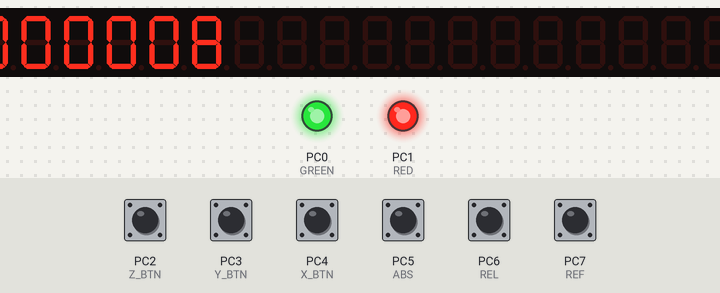
Bench run of a program on a simulated ATmega644, built with avr-gcc and emulated at 20 MHz. On the bench: 18-digit seven-segment display, output pins drawn as LEDs (lit = HIGH). Wiring (inferred from the names in the program): 3 × MAX7219 LED driver: CS PB4. The inputs (shaded band) are chosen by the test bench; at power-on: PC2 (Z_BTN), PC3 (Y_BTN), PC4 (X_BTN), PC5 (ABS), PC6 (REL), PC7 (REF) HIGH. Pins used as bus, display or sensor lines are not drawn.

Above: at 1.26 s.
1.3 s: PC2 (Z_BTN) pulled LOW for 0.15 s
2.0 s: PC3 (Y_BTN) pulled LOW for 0.15 s
At 2.4 s:
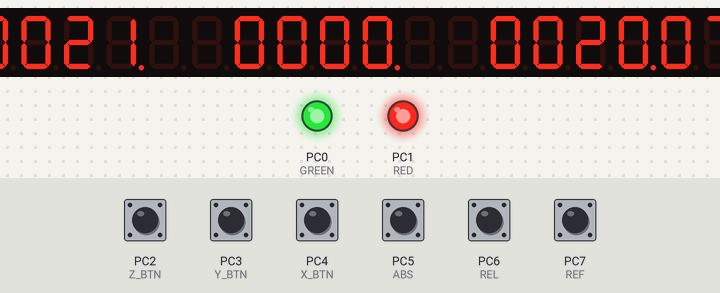
3.6 s: PC4 (X_BTN) pulled LOW for 0.15 s
At 4.3 s:
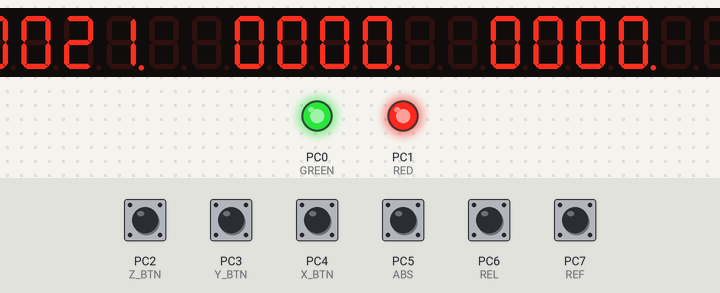
5.2 s: PC2 (Z_BTN) pulled LOW for 1 s
At 6.2 s:
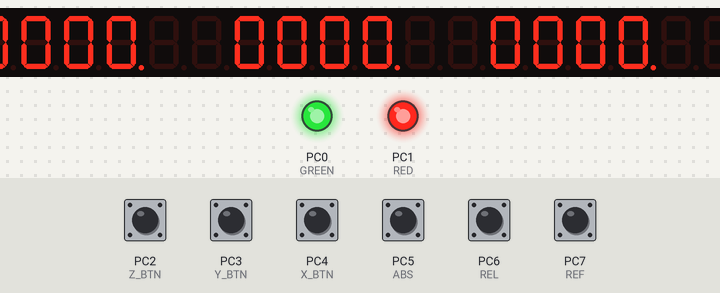
Timing chart, 0 to 8.2 s (numbered marks = the images above; inputs shaded):
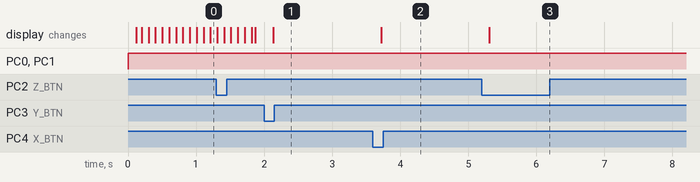

The program:

main.c
```c
/*
 * PositioningSystemDriver.c
 *
 * Created: 30.05.2017 21:13:52
 * Author : Robert Kujawski
 *
 * Pin configuration ATMEGA 644
 *  ____________________________________________________________________________________
 * |PD2 - Encoder 1. interruption | PD4 - End-switch X	| PA0 - Encoder 1. signal A		|
 * |PD3 - Encoder 2. interruption | PD5 - End-switch Y	| PA1 - Encoder 1. signal B		|
 * |PB2 - Encoder 3. interruption | PD6 - End-switch Z	| PA2 - Encoder 2. signal A		|
 * |	   						  |						| PA3 - Encoder 2. signal B		|
 * |							  |						| PA4 - Encoder 3. signal A		|
 * |							  |						| PA5 - Encoder 3. signal B		|
 * |______________________________|_____________________|_______________________________|
 * |PC7 - REFERENCE switch		  | PC2 - Z0. button	| PD0 - RS232 RxD0				|
 * |PC6 - RELATIVE button		  | PC1 - RED LED		| PD1 - RS232 TxD0				|
 * |PC5 - ABSOLUTE button		  | PC0 - GREEN LED		| PB5 -	SPI [MOSI]				|
 * |PC4 - X0. button			  | PD7 - N.C.			| PB7 - SPI [CLK]				|
 * |PC3 - Y0. button			  |	PB3 - BUZZER		| PB4 - SPI [CS]				|
 * |______________________________|_____________________|_______________________________|
 *
 *  RS232	- Main logic connection
 *  SPI		- 3x Max7219CNG 7-segment display driver (serialized x3)
 *
 *
 *                           .-----------------TTTT_-----______
 *                        /''''''''''(______O] ----------____  \______/]_
 *     __...---'"""\_ --''   Q                               ___________@    ASM>>		 ASM>>			ASM>>		ASM>>>
 * |'''                   ._   _______________=---------"""""""
 * |                ..--''|   l L |_l   |
 * |          ..--''      .  /-___j '   '
 * |    ..--''           /  ,       '   '
 * |--''                /           `    \
 *                      L__'         \    -
 *                                    -    '-.
 *                                     '.    /
 *                                       '-./
 * AK74 Code Development Techniques
 * RTFK @2017
 */
#define  F_CPU 20000000UL
#include <avr/io.h>
#include <util/delay.h>
#include <avr/interrupt.h>
#include "DisplayModule.h"

//***************************************
//*     ASM PORT OPRATIONS MACROS       *
//***************************************
	#define SBI(port,bit) 	asm("sbi %0, %1" : : "I" (_SFR_IO_ADDR(port)), "I" (bit))
	#define CBI(port,bit) 	asm("cbi %0, %1" : : "I" (_SFR_IO_ADDR(port)), "I" (bit))

	#define Sp(wrd,bit) 	CBI(wrd,bit)	//set bit in port
	#define Rp(wrd,bit) 	SBI(wrd,bit)	// reset bit in port
	#define Tp(wrd,bit) 	wrd ^= (1<<bit) //toogle  bit in port

#define REF		PC7
#define INT_REF PCINT23
#define REL		PC6
#define INT_REL PCINT22
#define ABS		PC5
#define INT_ABS PCINT21
#define X_BTN	PC4
#define INT_X	PCINT20
#define Y_BTN	PC3
#define INT_Y	PCINT19
#define Z_BTN	PC2
#define INT_Z	PCINT18
#define GREEN	PC0
#define RED		PC1
#define axis_X 0
#define axis_Y 1
#define axis_Z 2

#define RELATIVE 1
#define ABSOLUTE 0

/* ABSOLUTE COORDINATES */
uint32_t ABS_X = 700200;
uint32_t ABS_Y = 500000;
uint32_t ABS_Z = 1200;
/* RELATIVE COORDINATES */
uint32_t ZERO_X = 0;
uint32_t ZERO_Y = 0;
uint32_t ZERO_Z = 0;
int32_t  REL_X = 0;
int32_t	 REL_Y = 0;
int32_t  REL_Z = 0;
/*--------------------- */
uint8_t POS_MODE = 0; // 0 - ABS, 1 - REL

void init_Interrupts(void);
void update_Display(uint8_t mode);
void update_Relative(void);

int main(void)
{


	DDRC |= (1 << GREEN) | (1 << RED) ;   //PC7-PC2 as inputs, PC1-PC0 as output
	PORTC = 0xFF;  //PC7-PC2 pull-up active, LEDs ON

	init_SPI();
	init_Interrupts();
	init_Display_X();
	init_Display_Y();
	init_Display_Z();


	sei();
	while(1)
	{

		update_Display(POS_MODE);
		_delay_ms(100);
	}


}
void init_Interrupts(void)
{
	PCMSK2 |= (1 << INT_REF) | (1 << INT_REL) | (1 << INT_ABS) | (1 << INT_X) | (1 << INT_Y) | (1 << INT_Z);
	PCICR  |= (1 << PCIE2);
	PCIFR  |= (1 << PCIE2);
}

ISR(PCINT2_vect)
{

		/* There was a fucking problem with that, because of fucking JTAG 4 fucking PINS are in domain Out Of Service! */
		if (!(PINC & (1 << ABS))) POS_MODE = 0;

		if (!(PINC & (1 << REL)))
		{
			POS_MODE = 1;
			REL_X = ABS_X;
			REL_Y = ABS_Y;
			REL_Z = ABS_Z;
		}

		if (!(PINC & (1 << X_BTN)))
		{
			ZERO_X = ABS_X;
			POS_MODE = 1;
		}

		if (!(PINC & (1 << Y_BTN)))
		{
			ZERO_Y = ABS_Y;
			POS_MODE = 1;
		}

		if (!(PINC & (1 << Z_BTN)))
		{
			ZERO_Z = ABS_Z;
			POS_MODE = 1;
		}
		_delay_ms(50);


}

void update_Display(uint8_t mode)
{
	switch(mode)
	{
		case 0:

		display_Number(axis_X, ABS_X);
		display_Number(axis_Y, ABS_Y);
		display_Number(axis_Z, ABS_Z);
		break;

		case 1:
		update_Relative();
		display_Number(axis_X, REL_X);
		display_Number(axis_Y, REL_Y);
		display_Number(axis_Z, REL_Z);
		break;
	}


}

void update_Relative(void)
{
	REL_X = ABS_X - ZERO_X;
	REL_Y = ABS_Y - ZERO_Y;
	REL_Z = ABS_Z - ZERO_Z;
}
```

DisplayModule.h
```c
/*
 * DisplayModule.h
 *
 * Created: 01.06.2017 20:58:52
 * Author : Robert Kujawski
 *
 * Pin configuration ATMEGA 644
 *  ____________________________________________________________________________________
 * |PD2 - Encoder 1. interruption | PD4 - End-switch X	| PA0 - Encoder 1. signal A		|
 * |PD3 - Encoder 2. interruption | PD5 - End-switch Y	| PA1 - Encoder 1. signal B		|
 * |PB2 - Encoder 3. interruption | PD6 - End-switch Z	| PA2 - Encoder 2. signal A		|
 * |	   						  |						| PA3 - Encoder 2. signal B		|
 * |							  |						| PA4 - Encoder 3. signal A		|
 * |							  |						| PA5 - Encoder 3. signal B		|
 * |______________________________|_____________________|_______________________________|
 * |PC7 -						  | PC2 -				| PD0 - RS232 RxD0				|
 * |PC6 -						  | PC1 -				| PD1 - RS232 TxD0				|
 * |PC5 -						  | PC0 -				| PB5 -	SPI [MOSI]				|
 * |PC4 -						  | PD7 -				| PB7 - SPI [CLK]				|
 * |PC3 -						  |	PB3 - BUZZER		| PB4 - SPI [CS]				|
 * |______________________________|_____________________|_______________________________|
 *
 *  RS232	- Main logic connection
 *  SPI		- 3x Max7219CNG 7-segment display driver (serialized x3)
 *
 *	DisplayModule library.
 *
 * RTFK @2017
 */

 #ifndef DISPPLAYMODULE_H
 #define DISPLAYMODULE_H


 //------MAX7219 REGISTERS---------------------------------
 #define MAX7219_NOOP		0x00
 #define MAX7219_DIG0		0x01
 #define MAX7219_DIG1		0x02
 #define MAX7219_DIG2		0x03
 #define MAX7219_DIG3		0x04
 #define MAX7219_DIG4		0x05
 #define MAX7219_DIG5		0x06
 #define MAX7219_DIG6		0x07
 #define MAX7219_DIG7		0x08
 #define MAX7219_DECODE		0x09
 #define MAX7219_INTENSITY	0x0A
 #define MAX7219_SCANLIMIT  0x0B
 #define MAX7219_SHUTDOWN	0x0C
 #define MAX7219_TEST		0x0F
 //-----MAX7219 SETTINGS----------------------------------
 #define SHUTDOWN					0x00
 #define NORMAL_OP					0x01
 #define TEST_ON					0x01
 #define TEST_OFF					0x00
 #define NO_DECODE_7_0				0x00
 #define NO_DECODE_0_DECODE_7_1		0x01
 #define NO_DECODE_7_4_DECODE_3_0	0x0F
 #define DECODE_7_0					0xFF
 #define DIGIT_TEST_TIME			100
 /*-----MAX7219 OTHER VALUES------------------------------
 #intensity register 0x00 - 0x0F
	0x00 is 1/32 intensity, 0x0F is 31/32 intensity
 #scanlimit register 0x00 - 0x07
	0x00 displays 0 digit only, 0x07 displays all digits

	 [0] - 0  - 0x00
	 .
	 .
	 [9] - 9  - 0x09
	 [-] - 10 - 0x0A
	 [E] - 11 - 0x0B
	 [H] - 12 - 0x0C
	 [L] - 13 - 0x0D
	 [P] - 14 - 0x0E
	 [ ] - 15 - 0x0F


 ---------------------------------------------------------*/
 #define SS_ON	PORTB &= ~(1 << PB4);
 #define SS_OFF PORTB |= (1 << PB4);

 void init_SPI(void);
 void send_SPI(uint8_t data);
 void set_Display_X(uint8_t reg, uint8_t data);
 void set_Display_Y(uint8_t reg, uint8_t data);
 void set_Display_Z(uint8_t reg, uint8_t data);
 void init_Display_X(void);
 void init_Display_Y(void);
 void init_Display_Z(void);
 void display_Number(uint8_t axis, uint32_t value);

 void init_SPI(void)
{
	DDRB |= (1 << PB4) | (1 << PB5)	| (1 << PB7);
	SPCR |= (1 << SPE) | (1 << MSTR) | (1 << SPR1) | (1 << SPR0); // DORD = 0 | CPOL = 0 | CPHA = 0
	/*
	   DDRB - PORT B I/O REGISTER
	   > MOSI, SCK, CS as outputs
	   SPCR - SPI Control REGISTER
	   > SPE		- SPI ENABLE,				1 - ENABLE, 0 - DISABLE
	   > MSTR		- MASTER/SLAVE SELECT,		1 - MASTER, 0 - SLAVE
	   > SPR1, SPR0 - SCK(CLK) SPEED SELECT,		fOSC / 4, 16, 64, 128
	   > DORD		- DATA VECTOR ORDER 	    1 - LSB, 0* - MSB
	   > CPOL		- SCK(CLK) POLARIZATION		1 - IDLE HIGH, 0 - IDLE LOW
	   > CPHA		- SCK(CLK) PHASE			1 - FALLING, 0 - RISING
    */
}

void send_SPI(uint8_t data)
{
	SPDR =  data;
	while(!(SPSR & (1<<SPIF) ));
}

void set_Display_X(uint8_t reg, uint8_t data)
{
	SS_ON						// CS/SS low
		send_SPI(MAX7219_NOOP);
		send_SPI(MAX7219_NOOP); // ignore 3rd chip
		send_SPI(MAX7219_NOOP);
		send_SPI(MAX7219_NOOP); // ignore 2nd chip
	send_SPI(reg);
	send_SPI(data);
	SS_OFF					    // CS/SS high
}

void set_Display_Y(uint8_t reg, uint8_t data)
{
	SS_ON
		send_SPI(MAX7219_NOOP);
		send_SPI(MAX7219_NOOP); // ignore 3rd chip
	send_SPI(reg);
	send_SPI(data);
		send_SPI(MAX7219_NOOP);
		send_SPI(MAX7219_NOOP); // ignore 1rd chip
	SS_OFF
}

void set_Display_Z(uint8_t reg, uint8_t data)
{
	SS_ON
	send_SPI(reg);
	send_SPI(data);
	send_SPI(MAX7219_NOOP);
	send_SPI(MAX7219_NOOP); // ignore 2nd chip
	send_SPI(MAX7219_NOOP);
	send_SPI(MAX7219_NOOP); // ignore 1st chip
	SS_OFF
}

void init_Display_X(void)
{
	set_Display_X(MAX7219_DECODE, DECODE_7_0);
	set_Display_X(MAX7219_SCANLIMIT, 5);
	set_Display_X(MAX7219_INTENSITY, 0x0F);
	set_Display_X(MAX7219_SHUTDOWN, NORMAL_OP);

	for(int i = 1; i < 7; i++)
	{
		set_Display_X(i, 8);
		_delay_ms(DIGIT_TEST_TIME);
		set_Display_X(i, 0x0F);
	}
}

void init_Display_Y(void)
{
	set_Display_Y(MAX7219_DECODE, DECODE_7_0);
	set_Display_Y(MAX7219_SCANLIMIT, 5);
	set_Display_Y(MAX7219_INTENSITY, 0x0F);
	set_Display_Y(MAX7219_SHUTDOWN, NORMAL_OP);

	for(int i = 1; i < 7; i++)
	{
		set_Display_Y(i, 8);
		_delay_ms(DIGIT_TEST_TIME);
		set_Display_Y(i, 0x0F);
	}
}

void init_Display_Z(void)
{
	set_Display_Z(MAX7219_DECODE, DECODE_7_0);
	set_Display_Z(MAX7219_SCANLIMIT, 5);
	set_Display_Z(MAX7219_INTENSITY, 0x0F);
	set_Display_Z(MAX7219_SHUTDOWN, NORMAL_OP);

	for(int i = 1; i < 7; i++)
	{
		set_Display_Z(i, 8);
		_delay_ms(DIGIT_TEST_TIME);
		set_Display_Z(i, 0x0F);
	}
}

void display_Number(uint8_t axis, uint32_t value)
{
    uint8_t flag_Zero = 1;

	uint32_t tab[6];
	tab[0] = value / 100000;
	value -= tab[0]*100000;
	tab[1] = value / 10000;
	value -= tab[1]*10000;
	tab[2] = value / 1000;
	value -= tab[2]*1000;
	tab[3] = value / 100;
	value -= tab[3]*100;
	tab[4] = value / 10;
	value -= tab[4]*10;
	tab[5] = value;

	tab[2] += 128;
	for(int i = 1; i < 7; i++)
	{
		if(tab[i-1] != 0) flag_Zero = 0;
		if(tab[i-1] == 0 && flag_Zero == 1) tab[i-1] = 0x0F;
		switch(axis)
		{
			case(0):
				set_Display_X(i, tab[i-1]);
				break;
			case(1):
				set_Display_Y(i, tab[i-1]);
				break;
			case(2):
				set_Display_Z(i, tab[i-1]);
				break;
		}

	}

}


#endif
```

Measured:
- after the input at 2.0 s, the display: changes after 0.13 s (image 1)
- after the input at 3.6 s, the display: changes after 0.12 s (image 2)
- after the input at 5.2 s, the display: changes after 0.11 s (image 3)
